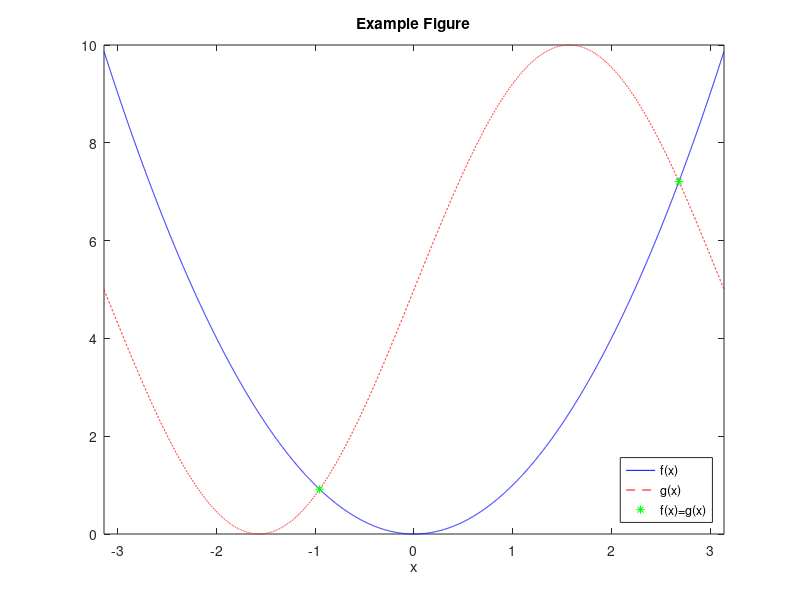
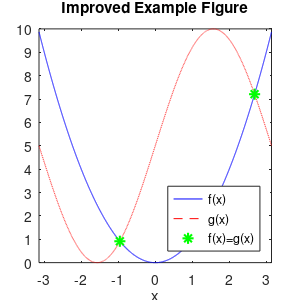

Source code (MATLAB) for these figures, in order:
f = @(x) x.^2;
g = @(x) 5*sin(x)+5;
dmn = -pi:0.001:pi;
xeq = dmn(abs(f(dmn) - g(dmn)) < 0.002);
figure(1);
plot(dmn,f(dmn),'b-',dmn,g(dmn),'r--',xeq,f(xeq),'g*');
xlim([-pi pi]);
legend('f(x)', 'g(x)', 'f(x)=g(x)', 'Location', 'SouthEast');
xlabel('x');
title('Example Figure');
print('example', '-dpng', '-r300'); %<-Save as PNG with 300 DPI

% Defaults for this blog post
width = 3;     % Width in inches
height = 3;    % Height in inches
alw = 0.75;    % AxesLineWidth
fsz = 11;      % Fontsize
lw = 1.5;      % LineWidth
msz = 8;       % MarkerSiz

figure(2);
pos = get(gcf, 'Position');
set(gcf, 'Position', [pos(1) pos(2) width*100, height*100]); %<- Set size
set(gca, 'FontSize', fsz, 'LineWidth', alw); %<- Set properties
plot(dmn,f(dmn),'b-',dmn, g(dmn),'r--',xeq,f(xeq),'g*','LineWidth',lw,'MarkerSize',msz); %<- Specify plot properites
xlim([-pi pi]);
legend('f(x)', 'g(x)', 'f(x)=g(x)', 'Location', 'SouthEast');
xlabel('x');
title('Improved Example Figure');

% Set Tick Marks
set(gca,'XTick',-3:3);
set(gca,'YTick',0:10);

% Here we preserve the size of the image when we save it.
set(gcf,'InvertHardcopy','on');
set(gcf,'PaperUnits', 'inches');
papersize = get(gcf, 'PaperSize');
left = (papersize(1)- width)/2;
bottom = (papersize(2)- height)/2;
myfiguresize = [left, bottom, width, height];
set(gcf,'PaperPosition', myfiguresize);

% Save the file as PNG
print('improvedExample','-dpng','-r300');